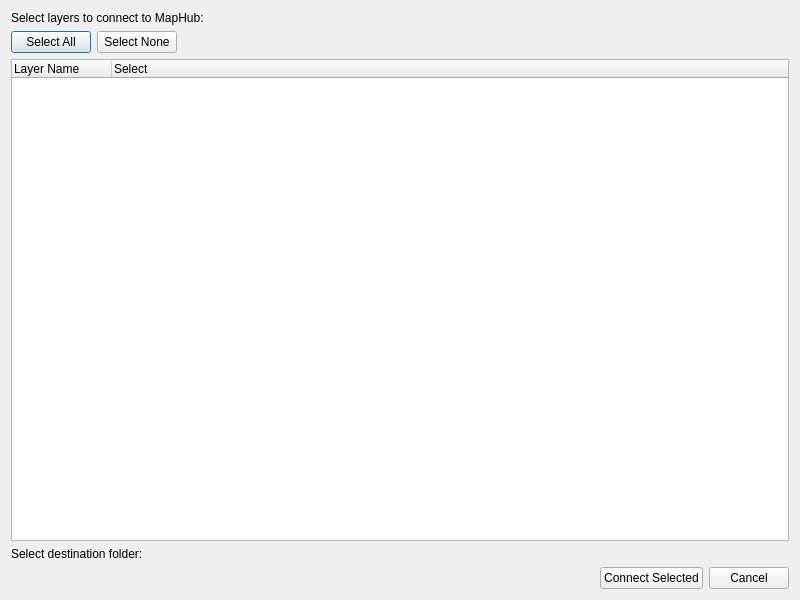
<?xml version="1.0" encoding="UTF-8"?>
<ui version="4.0">
 <class>BatchConnectLayersDialog</class>
 <widget class="QDialog" name="BatchConnectLayersDialog">
  <property name="geometry">
   <rect>
    <x>0</x>
    <y>0</y>
    <width>800</width>
    <height>600</height>
   </rect>
  </property>
  <property name="windowTitle">
   <string>Connect Layers to MapHub</string>
  </property>
  <layout class="QVBoxLayout" name="verticalLayout">
   <item>
    <widget class="QLabel" name="label">
     <property name="text">
      <string>Select layers to connect to MapHub:</string>
     </property>
    </widget>
   </item>
   <item>
    <layout class="QHBoxLayout" name="topButtonLayout">
     <item>
      <widget class="QPushButton" name="selectAllButton">
       <property name="text">
        <string>Select All</string>
       </property>
      </widget>
     </item>
     <item>
      <widget class="QPushButton" name="selectNoneButton">
       <property name="text">
        <string>Select None</string>
       </property>
      </widget>
     </item>
     <item>
      <spacer name="horizontalSpacer2">
       <property name="orientation">
        <enum>Qt::Horizontal</enum>
       </property>
       <property name="sizeHint" stdset="0">
        <size>
         <width>40</width>
         <height>20</height>
        </size>
       </property>
      </spacer>
     </item>
    </layout>
   </item>
   <item>
    <widget class="QTreeWidget" name="layersTree">
     <property name="columnCount">
      <number>2</number>
     </property>
     <column>
      <property name="text">
       <string>Layer Name</string>
      </property>
     </column>
     <column>
      <property name="text">
       <string>Select</string>
      </property>
     </column>
    </widget>
   </item>
   <item>
    <widget class="QLabel" name="label_2">
     <property name="text">
      <string>Select destination folder:</string>
     </property>
    </widget>
   </item>
   <item>
    <layout class="QVBoxLayout" name="folderSelectionLayout"/>
   </item>
   <item>
    <layout class="QHBoxLayout" name="buttonLayout">
     <item>
      <spacer name="horizontalSpacer">
       <property name="orientation">
        <enum>Qt::Horizontal</enum>
       </property>
       <property name="sizeHint" stdset="0">
        <size>
         <width>40</width>
         <height>20</height>
        </size>
       </property>
      </spacer>
     </item>
     <item>
      <widget class="QPushButton" name="connectButton">
       <property name="text">
        <string>Connect Selected</string>
       </property>
      </widget>
     </item>
     <item>
      <widget class="QPushButton" name="cancelButton">
       <property name="text">
        <string>Cancel</string>
       </property>
      </widget>
     </item>
    </layout>
   </item>
  </layout>
 </widget>
 <resources/>
 <connections>
  <connection>
   <sender>cancelButton</sender>
   <signal>clicked()</signal>
   <receiver>BatchConnectLayersDialog</receiver>
   <slot>reject()</slot>
   <hints>
    <hint type="sourcelabel">
     <x>750</x>
     <y>580</y>
    </hint>
    <hint type="destinationlabel">
     <x>399</x>
     <y>299</y>
    </hint>
   </hints>
  </connection>
 </connections>
</ui>
